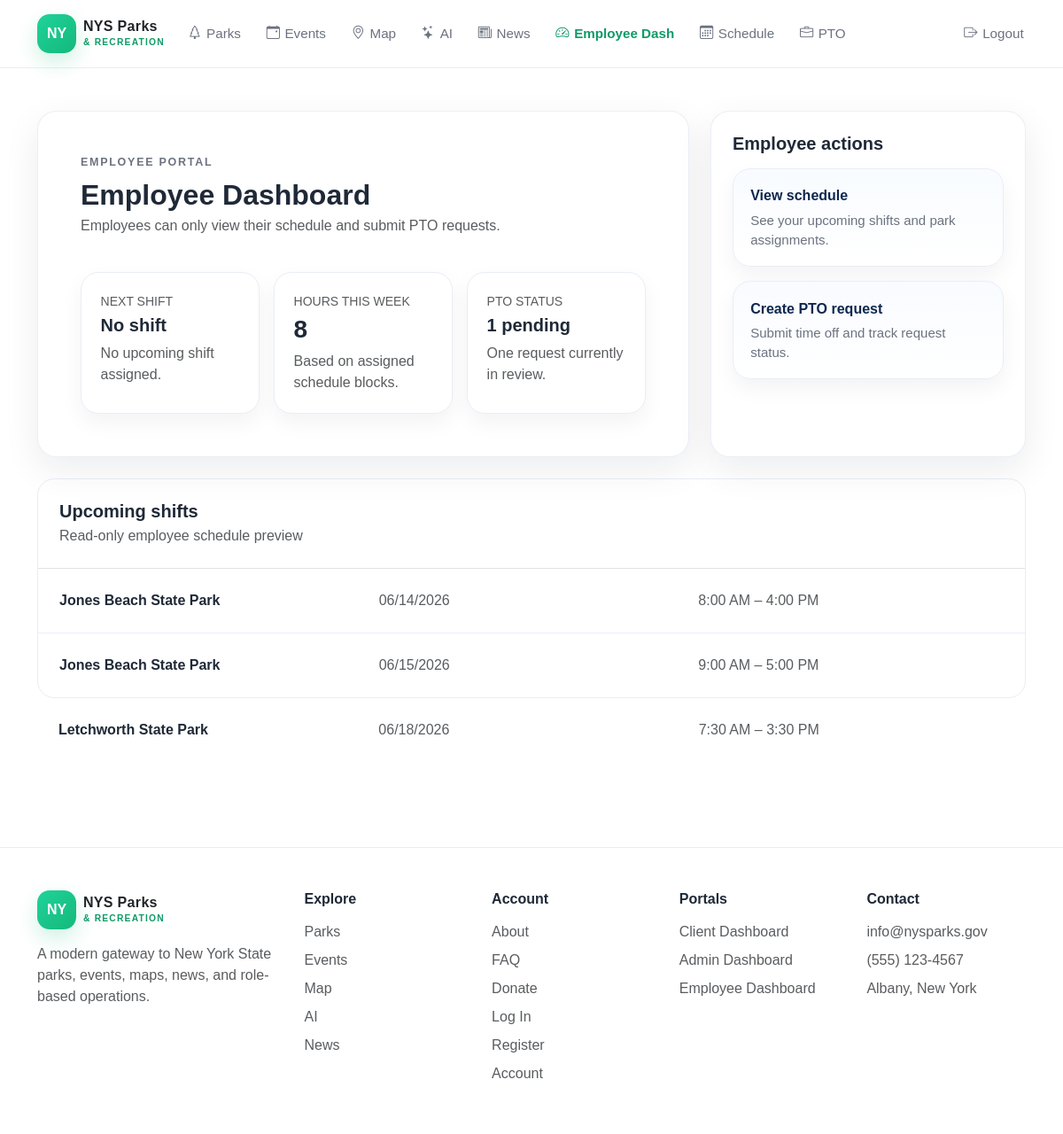
Page /employee-dashboard.php (signed in) on the committed database.
### tables this page shows
CREATE TABLE employee_schedules (
    id INT AUTO_INCREMENT PRIMARY KEY,
    employee_id INT NOT NULL,
    park_id INT NOT NULL,
    shift_date DATE NOT NULL,
    start_time TIME NOT NULL,
    end_time TIME NOT NULL,
    assignment VARCHAR(120) NOT NULL,
    schedule_status ENUM('scheduled','cancelled','completed') NOT NULL DEFAULT 'scheduled',
    notes TEXT NULL,
    created_by INT NULL,
    created_at DATETIME NOT NULL DEFAULT CURRENT_TIMESTAMP,
    updated_at DATETIME NOT NULL DEFAULT CURRENT_TIMESTAMP ON UPDATE CURRENT_TIMESTAMP,
    CONSTRAINT fk_sched_employee FOREIGN KEY (employee_id) REFERENCES users(id) ON DELETE CASCADE,
    CONSTRAINT fk_sched_park FOREIGN KEY (park_id) REFERENCES parks(id) ON DELETE RESTRICT,
    CONSTRAINT fk_sched_created_by FOREIGN KEY (created_by) REFERENCES users(id) ON DELETE SET NULL,
    CONSTRAINT chk_sched_times CHECK (start_time < end_time),
    INDEX idx_sched_employee_date (employee_id, shift_date),
    INDEX idx_sched_park_date (park_id, shift_date),
    INDEX idx_sched_status (schedule_status)
);

CREATE TABLE parks (
    id INT AUTO_INCREMENT PRIMARY KEY,
    name VARCHAR(150) NOT NULL UNIQUE,
    region VARCHAR(80) NOT NULL,
    park_type VARCHAR(60) NOT NULL,
    address_line VARCHAR(180) NOT NULL,
    city VARCHAR(80) NOT NULL,
    state CHAR(2) NOT NULL DEFAULT 'NY',
    zip_code VARCHAR(10) NOT NULL,
    hours VARCHAR(120) NOT NULL,
    total_fields INT NOT NULL DEFAULT 1,
    max_capacity INT NOT NULL DEFAULT 1,
    amenities TEXT NULL,
    description TEXT NOT NULL,
    image_url VARCHAR(255) NULL,
    image_alt VARCHAR(180) NULL,
    card_summary VARCHAR(255) NULL,
    latitude DECIMAL(9,6) NULL,
    longitude DECIMAL(9,6) NULL,
    is_featured TINYINT(1) NOT NULL DEFAULT 0,
    created_at DATETIME NOT NULL DEFAULT CURRENT_TIMESTAMP,
    updated_at DATETIME NOT NULL DEFAULT CURRENT_TIMESTAMP ON UPDATE CURRENT_TIMESTAMP,
    CONSTRAINT chk_parks_total_fields CHECK (total_fields >= 0),
    CONSTRAINT chk_parks_max_capacity CHECK (max_capacity > 0),
    INDEX idx_parks_region (region),
    INDEX idx_parks_type (park_type),
    INDEX idx_parks_featured (is_featured)
);

### bootstrap.php (called while the page is built, shortened)
<?php
function e(?string $value): string {
    return htmlspecialchars((string) $value, ENT_QUOTES, 'UTF-8');
}
?>

### employee-dashboard.php (the view, shortened to what this page needs)
<?php
require 'bootstrap.php';
$user = require_role($db, 'employee');
$stmt = $db->prepare("SELECT s.*, p.name AS park_name FROM employee_schedules s JOIN parks p ON p.id=s.park_id WHERE s.employee_id=? AND s.shift_date >= CURDATE() AND s.schedule_status <> 'cancelled' ORDER BY s.shift_date, s.start_time LIMIT 1");
$stmt->execute([$user['id']]); $nextShift = $stmt->fetch();
$stmt = $db->prepare("SELECT COALESCE(SUM(TIMESTAMPDIFF(HOUR, start_time, end_time)),0) FROM employee_schedules WHERE employee_id=? AND YEARWEEK(shift_date,1)=YEARWEEK(CURDATE(),1) AND schedule_status <> 'cancelled'");
$stmt->execute([$user['id']]); $hoursWeek = (int)$stmt->fetchColumn();
$stmt = $db->prepare("SELECT COUNT(*) FROM pto_requests WHERE employee_id=? AND pto_status='pending'");
$stmt->execute([$user['id']]); $ptoPending = (int)$stmt->fetchColumn();
$stmt = $db->prepare("SELECT s.*, p.name AS park_name FROM employee_schedules s JOIN parks p ON p.id=s.park_id WHERE s.employee_id=? ORDER BY s.shift_date ASC, s.start_time ASC LIMIT 5");
$stmt->execute([$user['id']]); $shifts = $stmt->fetchAll();
?><!DOCTYPE html>
<html lang="en">
<head>
  <link href="https://cdn.jsdelivr.net/npm/bootstrap@5.3.3/dist/css/bootstrap.min.css" rel="stylesheet" />
  <link rel="stylesheet" href="https://cdn.jsdelivr.net/npm/bootstrap-icons@1.11.3/font/bootstrap-icons.min.css" />
  <link rel="stylesheet" href="css/styles.css" />
</head>
<body data-page="employee-dashboard">
  <header class="site-header">
    <nav class="container py-3 d-flex flex-column flex-lg-row align-items-lg-center justify-content-between gap-3">
      <section class="d-flex flex-column flex-lg-row align-items-lg-center gap-3 gap-lg-4">
        <a href="index.php" class="brand-link text-decoration-none d-inline-flex align-items-center gap-2">
          <span class="brand-badge">NY</span>
          <span class="brand-mark text-dark">
            NYS Parks<br />
            <small>&amp; RECREATION</small>
          </span>
        </a>
        <ul class="list-unstyled d-flex flex-wrap gap-3 gap-lg-4 m-0 align-items-center">
          <li><a href="parks.php" class="nav-link-custom" data-page-link="parks"><i class="bi bi-tree"></i>Parks</a></li>
          <li><a href="events.php" class="nav-link-custom" data-page-link="events"><i class="bi bi-calendar-event"></i>Events</a></li>
          <li><a href="map.php" class="nav-link-custom" data-page-link="map"><i class="bi bi-geo-alt"></i>Map</a></li>
          <li><a href="ai.php" class="nav-link-custom" data-page-link="ai"><i class="bi bi-stars"></i>AI</a></li>
          <li><a href="news.php" class="nav-link-custom" data-page-link="news"><i class="bi bi-newspaper"></i>News</a></li>
          <li><a href="employee-dashboard.php" class="nav-link-custom active" data-page-link="employee-dashboard"><i class="bi bi-speedometer2"></i>Employee Dash</a></li>
          <li><a href="employee-schedule.php" class="nav-link-custom" data-page-link="employee-schedule"><i class="bi bi-calendar3"></i>Schedule</a></li>
          <li><a href="employee-pto.php" class="nav-link-custom" data-page-link="employee-pto"><i class="bi bi-briefcase"></i>PTO</a></li>
        </ul>
      </section>
      <ul class="list-unstyled d-flex flex-wrap gap-3 m-0 align-items-center">
        <li><a href="logout.php" class="nav-link-custom" data-page-link="logout"><i class="bi bi-box-arrow-right"></i>Logout</a></li>
      </ul>
    </nav>
  </header>
  <main class="py-5">
    <section class="container">
      <section class="row g-4 mb-4">
        <article class="col-xl-8">
          <section class="soft-card p-4 p-lg-5 h-100">
            <p class="section-kicker mb-2">Employee portal</p>
            <h1 class="h2 fw-bold mb-1">Employee Dashboard</h1>
            <p class="text-muted mb-0">Employees can only view their schedule and submit PTO requests.</p>
            <section class="row g-3 mt-4">
              <article class="col-md-4"><section class="stats-card h-100"><p class="small text-uppercase text-muted mb-1">Next shift</p><h2 class="h5 fw-bold mb-2"><?= $nextShift ? date('M d', strtotime($nextShift['shift_date'])) : 'No shift' ?></h2><p class="text-muted mb-0"><?= $nextShift ? e($nextShift['park_name']) . ' · ' . date('g:i A', strtotime($nextShift['start_time'])) . '–' . date('g:i A', strtotime($nextShift['end_time'])) : 'No upcoming shift assigned.' ?></p></section></article>
              <article class="col-md-4"><section class="stats-card h-100"><p class="small text-uppercase text-muted mb-1">Hours this week</p><h2 class="h3 fw-bold mb-2"><?= $hoursWeek ?></h2><p class="text-muted mb-0">Based on assigned schedule blocks.</p></section></article>
              <article class="col-md-4"><section class="stats-card h-100"><p class="small text-uppercase text-muted mb-1">PTO status</p><h2 class="h5 fw-bold mb-2"><?= $ptoPending ?> pending</h2><p class="text-muted mb-0">One request currently in review.</p></section></article>
            </section>
          </section>
        </article>
        <article class="col-xl-4">
          <section class="soft-card p-4 h-100">
            <h2 class="h5 fw-bold mb-3">Employee actions</h2>
            <a href="employee-schedule.php" class="action-card mb-3 text-decoration-none d-block"><strong>View schedule</strong><span>See your upcoming shifts and park assignments.</span></a>
            <a href="employee-pto.php" class="action-card text-decoration-none d-block"><strong>Create PTO request</strong><span>Submit time off and track request status.</span></a>
          </section>
        </article>
      </section>
      <section class="list-shell">
        <section class="p-4 border-bottom">
          <h2 class="h5 fw-bold mb-1">Upcoming shifts</h2>
          <p class="text-muted mb-0">Read-only employee schedule preview</p>
        </section>
        <?php foreach ($shifts as $shift): ?>
<section class="list-row p-4"><section class="row g-3"><article class="col-md-4 fw-semibold"><?= e($shift['park_name']) ?></article><article class="col-md-4 text-muted"><?= date('m/d/Y', strtotime($shift['shift_date'])) ?></article><article class="col-md-4 text-muted"><?= date('g:i A', strtotime($shift['start_time'])) ?> – <?= date('g:i A', strtotime($shift['end_time'])) ?></article></section></section>
<?php endforeach; ?></section>
        <section class="p-4"><section class="row g-3"><article class="col-md-4 fw-semibold">Letchworth State Park</article><article class="col-md-4 text-muted">06/18/2026</article><article class="col-md-4 text-muted">7:30 AM – 3:30 PM</article></section></section>
      </section>
  </main>
  <footer class="footer-shell py-5 mt-5">
    <section class="container">
      <section class="footer-five">
        <article class="footer-block footer-brand">
          <a href="index.php" class="brand-link text-decoration-none d-inline-flex align-items-center gap-2 mb-3">
            <span class="brand-badge">NY</span>
            <span class="brand-mark text-dark">
              NYS Parks<br />
              <small>&amp; RECREATION</small>
            </span>
          </a>
          <p class="text-muted mb-0">
            A modern gateway to New York State parks, events, maps, news, and role-based operations.
          </p>
        </article>
        <article class="footer-block">
          <h2 class="h6 fw-bold mb-3">Explore</h2>
          <ul class="list-unstyled m-0">
            <li class="mb-2"><a href="parks.php" class="text-muted text-decoration-none">Parks</a></li>
            <li class="mb-2"><a href="events.php" class="text-muted text-decoration-none">Events</a></li>
            <li class="mb-2"><a href="map.php" class="text-muted text-decoration-none">Map</a></li>
            <li class="mb-2"><a href="ai.php" class="text-muted text-decoration-none">AI</a></li>
            <li class="mb-2"><a href="news.php" class="text-muted text-decoration-none">News</a></li>
          </ul>
        </article>
        <article class="footer-block">
          <h2 class="h6 fw-bold mb-3">Account</h2>
          <ul class="list-unstyled m-0">
            <li class="mb-2"><a href="about.php" class="text-muted text-decoration-none">About</a></li>
            <li class="mb-2"><a href="faq.php" class="text-muted text-decoration-none">FAQ</a></li>
            <li class="mb-2"><a href="donate.php" class="text-muted text-decoration-none">Donate</a></li>
            <li class="mb-2"><a href="login.php" class="text-muted text-decoration-none">Log In</a></li>
            <li class="mb-2"><a href="register.php" class="text-muted text-decoration-none">Register</a></li>
            <li class="mb-2"><a href="account.php" class="text-muted text-decoration-none">Account</a></li>
          </ul>
        </article>
        <article class="footer-block">
          <h2 class="h6 fw-bold mb-3">Portals</h2>
          <ul class="list-unstyled m-0">
            <li class="mb-2"><a href="client-dashboard.php" class="text-muted text-decoration-none">Client Dashboard</a></li>
            <li class="mb-2"><a href="admin-dashboard.php" class="text-muted text-decoration-none">Admin Dashboard</a></li>
            <li class="mb-2"><a href="employee-dashboard.php" class="text-muted text-decoration-none">Employee Dashboard</a></li>
          </ul>
        </article>
        <article class="footer-block">
          <h2 class="h6 fw-bold mb-3">Contact</h2>
          <p class="text-muted mb-2">info@nysparks.gov</p>
          <p class="text-muted mb-2">(555) 123-4567</p>
          <p class="text-muted mb-0">Albany, New York</p>
        </article>
      </section>
    </section>
  </footer>
</body>
</html>

### css/styles.css (style rules this page uses)
:root { --nys-green: #14b87a; --nys-green-dark: #0f9a66; --nys-teal: #74f0cf; --nys-navy: #0f1834; --nys-navy-2: #142347; --nys-text: #1f2937; --nys-muted: #6b7280; --nys-border: #e9eef5; --nys-surface: #ffffff; --nys-surface-soft: #f7fafc; --nys-shadow: 0 14px 40px rgba(15, 24, 52, 0.08); --nys-radius-lg: 1.35rem; --nys-radius-xl: 1.75rem; }
html { scroll-behavior: smooth; }
body { margin: 0; font-family: Arial, Helvetica, sans-serif; color: var(--nys-text); background: #ffffff; }
a { transition: 0.2s ease; }
main { min-height: calc(100vh - 170px); }
.site-header { background: rgba(255, 255, 255, 0.94); backdrop-filter: blur(8px); border-bottom: 1px solid var(--nys-border); position: sticky; top: 0; z-index: 1000; }
.brand-link { color: inherit; }
.brand-badge { width: 44px; height: 44px; border-radius: 14px; display: inline-flex; align-items: center; justify-content: center; background: linear-gradient(135deg, #20d39b, #14b87a); color: #ffffff; font-weight: 700; box-shadow: 0 10px 24px rgba(20, 184, 122, 0.2); }
.brand-mark { line-height: 1; font-weight: 700; letter-spacing: 0.02em; }
.brand-mark small { color: var(--nys-green-dark); letter-spacing: 0.12em; font-size: 0.64rem; }
.nav-link-custom { color: var(--nys-muted); font-size: 0.95rem; font-weight: 500; text-decoration: none; padding: 0.35rem 0.15rem; display: inline-flex; align-items: center; gap: 0.35rem; }
.active-link { color: var(--nys-green-dark); font-weight: 700; }
.soft-card { background: var(--nys-surface); border: 1px solid rgba(233, 238, 245, 0.9); border-radius: var(--nys-radius-lg); box-shadow: var(--nys-shadow); }
.section-kicker { color: var(--nys-muted); text-transform: uppercase; letter-spacing: 0.14em; font-size: 0.78rem; font-weight: 700; }
.list-shell { background: #ffffff; border: 1px solid var(--nys-border); border-radius: 1.2rem; overflow: hidden; }
.list-row { border-bottom: 1px solid var(--nys-border); }
.list-row:last-child { border-bottom: 0; }
.footer-shell { border-top: 1px solid var(--nys-border); background: #ffffff; }
.stats-card { background: #ffffff; border: 1px solid var(--nys-border); border-radius: 1.25rem; padding: 1.35rem; box-shadow: 0 10px 24px rgba(15, 24, 52, 0.05); }
.footer-five { display: flex; flex-wrap: wrap; gap: 2rem; align-items: flex-start; }
.footer-five .footer-block { flex: 1 1 180px; min-width: 0; }
.footer-five .footer-brand { flex: 1.35 1 260px; }
@media (min-width: 992px) { .footer-five { flex-wrap: nowrap !important; gap: 2rem; } }
@media (min-width: 992px) { .footer-five .footer-block { flex: 1 1 0 !important; width: auto !important; } }
@media (min-width: 992px) { .footer-five .footer-brand { flex: 1.5 1 0 !important; } }
.action-card { background: linear-gradient(180deg, #f8fbff, #ffffff); border: 1px solid var(--nys-border); border-radius: 1.25rem; padding: 1.15rem 1.2rem; box-shadow: 0 10px 24px rgba(15, 24, 52, 0.05); color: var(--nys-text); }
.action-card strong { display: block; font-size: 1rem; margin-bottom: 0.3rem; color: #0f274e; }
.action-card span { display: block; color: var(--nys-muted); font-size: 0.94rem; line-height: 1.45; }
.site-header { position: sticky; top: 0; z-index: 1030; }

### rows in the picture
employee_schedules: park.name "Jones Beach State Park", shift_date "06/14/2026", start_time "8:00 AM", end_time "4:00 PM"
employee_schedules: park.name "Jones Beach State Park", shift_date "06/15/2026", start_time "9:00 AM", end_time "5:00 PM"

### other values in the picture
$hoursWeek "8"
$ptoPending "1"
